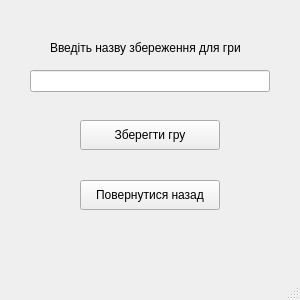
<?xml version="1.0" encoding="UTF-8"?>
<ui version="4.0">
 <class>SaveWindow</class>
 <widget class="QMainWindow" name="SaveWindow">
  <property name="geometry">
   <rect>
    <x>0</x>
    <y>0</y>
    <width>300</width>
    <height>300</height>
   </rect>
  </property>
  <property name="windowTitle">
   <string>MainWindow</string>
  </property>
  <widget class="QWidget" name="centralwidget">
   <widget class="QLineEdit" name="labelFilename">
    <property name="geometry">
     <rect>
      <x>30</x>
      <y>70</y>
      <width>240</width>
      <height>22</height>
     </rect>
    </property>
    <property name="locale">
     <locale language="English" country="UnitedStates"/>
    </property>
   </widget>
   <widget class="QPushButton" name="SaveButton">
    <property name="geometry">
     <rect>
      <x>80</x>
      <y>120</y>
      <width>140</width>
      <height>30</height>
     </rect>
    </property>
    <property name="text">
     <string>Зберегти гру</string>
    </property>
   </widget>
   <widget class="QPushButton" name="CloseButton">
    <property name="geometry">
     <rect>
      <x>80</x>
      <y>180</y>
      <width>140</width>
      <height>30</height>
     </rect>
    </property>
    <property name="text">
     <string>Повернутися назад</string>
    </property>
   </widget>
   <widget class="QLabel" name="label">
    <property name="geometry">
     <rect>
      <x>50</x>
      <y>40</y>
      <width>211</width>
      <height>16</height>
     </rect>
    </property>
    <property name="text">
     <string>Введіть назву збереження для гри</string>
    </property>
   </widget>
  </widget>
  <widget class="QMenuBar" name="menubar">
   <property name="geometry">
    <rect>
     <x>0</x>
     <y>0</y>
     <width>300</width>
     <height>26</height>
    </rect>
   </property>
  </widget>
  <widget class="QStatusBar" name="statusbar"/>
 </widget>
 <resources/>
 <connections/>
</ui>
